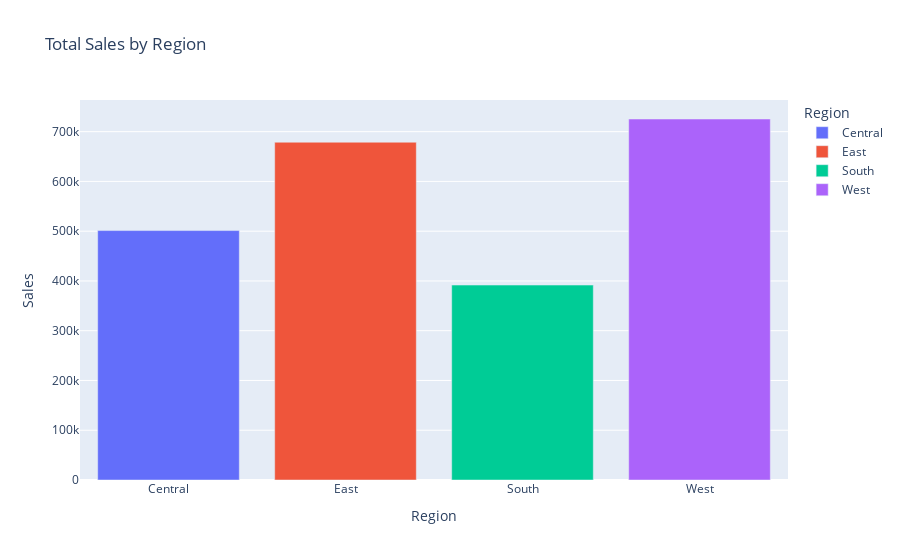

Notebook cell for this chart:
### Markdown cell above
Using Plotly

### Code cell
pp['Order Date'] = pd.to_datetime(pp['Order Date'], errors='coerce')

# 1.Bar Chart
fig1 = px.bar(pp.groupby('Region')['Sales'].sum().reset_index(),
              x='Region', y='Sales', color='Region',
              title='Total Sales by Region')
fig1.show()

### Figure 1 — Plotly figure (JSON) as saved in the notebook; plotly's stock layout.template omitted (floating-point values rounded to 4 significant figures)
{"data": [{"alignmentgroup": "True", "hovertemplate": "Region=%{x}<br>Sales=%{y}<extra></extra>", "legendgroup": "Central", "marker": {"color": "#636efa", "pattern": {"shape": ""}}, "name": "Central", "offsetgroup": "Central", "orientation": "v", "showlegend": true, "textposition": "auto", "type": "bar", "x": ["Central"], "xaxis": "x", "y": [501200.0], "yaxis": "y"}, {"alignmentgroup": "True", "hovertemplate": "Region=%{x}<br>Sales=%{y}<extra></extra>", "legendgroup": "East", "marker": {"color": "#EF553B", "pattern": {"shape": ""}}, "name": "East", "offsetgroup": "East", "orientation": "v", "showlegend": true, "textposition": "auto", "type": "bar", "x": ["East"], "xaxis": "x", "y": [678800.0], "yaxis": "y"}, {"alignmentgroup": "True", "hovertemplate": "Region=%{x}<br>Sales=%{y}<extra></extra>", "legendgroup": "South", "marker": {"color": "#00cc96", "pattern": {"shape": ""}}, "name": "South", "offsetgroup": "South", "orientation": "v", "showlegend": true, "textposition": "auto", "type": "bar", "x": ["South"], "xaxis": "x", "y": [391700.0], "yaxis": "y"}, {"alignmentgroup": "True", "hovertemplate": "Region=%{x}<br>Sales=%{y}<extra></extra>", "legendgroup": "West", "marker": {"color": "#ab63fa", "pattern": {"shape": ""}}, "name": "West", "offsetgroup": "West", "orientation": "v", "showlegend": true, "textposition": "auto", "type": "bar", "x": ["West"], "xaxis": "x", "y": [725500.0], "yaxis": "y"}], "layout": {"barmode": "relative", "legend": {"title": {"text": "Region"}, "tracegroupgap": 0}, "title": {"text": "Total Sales by Region"}, "xaxis": {"anchor": "y", "categoryarray": ["Central", "East", "South", "West"], "categoryorder": "array", "domain": [0, 1], "title": {"text": "Region"}}, "yaxis": {"anchor": "x", "domain": [0, 1], "title": {"text": "Sales"}}}}
